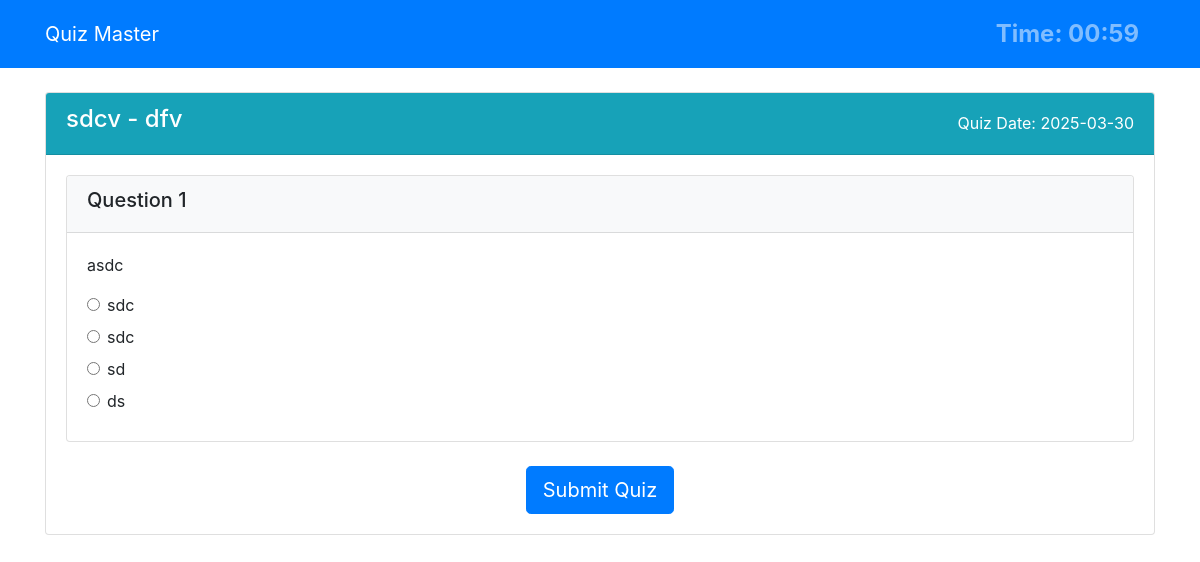
Page /user/quiz/1/take (signed in) on the committed database.
### models/db_setup.py (models this page shows)
class Subject(db.Model):
    id = db.Column(db.Integer, primary_key=True)
    name = db.Column(db.String(100), nullable=False)
    description = db.Column(db.Text)
    chapters = db.relationship('Chapter', backref='subject', lazy=True, cascade="all, delete-orphan")

class Chapter(db.Model):
    id = db.Column(db.Integer, primary_key=True)
    name = db.Column(db.String(100), nullable=False)
    description = db.Column(db.Text)
    subject_id = db.Column(db.Integer, db.ForeignKey('subject.id'), nullable=False)
    quizzes = db.relationship('Quiz', backref='chapter', lazy=True, cascade="all, delete-orphan")

class Quiz(db.Model):
    id = db.Column(db.Integer, primary_key=True)
    chapter_id = db.Column(db.Integer, db.ForeignKey('chapter.id'), nullable=False)
    date_of_quiz = db.Column(db.Date, nullable=False)
    time_duration = db.Column(db.String(5), nullable=False)  # Format: HH:MM
    remarks = db.Column(db.Text)
    questions = db.relationship('Question', backref='quiz', lazy=True, cascade="all, delete-orphan")
    scores = db.relationship('Score', backref='quiz', lazy=True, cascade="all, delete-orphan")

class Question(db.Model):
    id = db.Column(db.Integer, primary_key=True)
    quiz_id = db.Column(db.Integer, db.ForeignKey('quiz.id'), nullable=False)
    question_statement = db.Column(db.Text, nullable=False)
    option1 = db.Column(db.String(200), nullable=False)
    option2 = db.Column(db.String(200), nullable=False)
    option3 = db.Column(db.String(200), nullable=False)
    option4 = db.Column(db.String(200), nullable=False)
    correct_option = db.Column(db.Integer, nullable=False)  # 1, 2, 3, or 4

### controllers/user.py (the view)
def start_quiz(quiz_id):
    if not session.get('user_id') or session.get('is_admin'):
        return redirect(url_for('login'))
    quiz = Quiz.query.get_or_404(quiz_id)
    questions = Question.query.filter_by(quiz_id=quiz_id).all()
    return render_template('user/take_quiz.html', quiz=quiz, questions=questions)

### templates/user/take_quiz.html (shortened to what this page needs)
<!DOCTYPE html>
<html lang="en">
<head>
    <link rel="stylesheet" href="https://stackpath.bootstrapcdn.com/bootstrap/4.5.2/css/bootstrap.min.css">
    <link rel="stylesheet" href="https://cdnjs.cloudflare.com/ajax/libs/font-awesome/5.15.1/css/all.min.css">
</head>
<body>
    <nav class="navbar navbar-expand-lg navbar-dark bg-primary">
        <div class="container">
            <a class="navbar-brand" href="#">Quiz Master</a>
            <div class="collapse navbar-collapse" id="navbarNav">
                <ul class="navbar-nav ml-auto">
                    <div class="navbar-text mr-3 quiz-timer" id="timer">Time: <span id="time-remaining">--:--</span></div>
                </ul>
            </div>
        </div>
    </nav>
    <div class="container mt-4">
        <div class="card mb-4">
            <div class="card-header bg-info text-white d-flex justify-content-between align-items-center">
                <h4>{{ quiz.chapter.subject.name }} - {{ quiz.chapter.name }}</h4>
                <span>Quiz Date: {{ quiz.date_of_quiz.strftime('%Y-%m-%d') }}</span>
            </div>
            <div class="card-body">
                <form id="quiz-form" method="POST" action="{{ url_for('submit_quiz', quiz_id=quiz.id) }}">
                    {% for question in questions %}
                        <div class="card mb-4">
                            <div class="card-header bg-light">
                                <h5>Question {{ loop.index }}</h5>
                            </div>
                            <div class="card-body">
                                <p>{{ question.question_statement }}</p>
                                <div class="form-check mb-2">
                                    <input class="form-check-input" type="radio" name="question_{{ question.id }}" id="q{{ question.id }}_option1" value="1">
                                    <label class="form-check-label" for="q{{ question.id }}_option1">
                                        {{ question.option1 }}
                                    </label>
                                </div>
                                <div class="form-check mb-2">
                                    <input class="form-check-input" type="radio" name="question_{{ question.id }}" id="q{{ question.id }}_option2" value="2">
                                    <label class="form-check-label" for="q{{ question.id }}_option2">
                                        {{ question.option2 }}
                                    </label>
                                </div>
                                <div class="form-check mb-2">
                                    <input class="form-check-input" type="radio" name="question_{{ question.id }}" id="q{{ question.id }}_option3" value="3">
                                    <label class="form-check-label" for="q{{ question.id }}_option3">
                                        {{ question.option3 }}
                                    </label>
                                </div>
                                <div class="form-check mb-2">
                                    <input class="form-check-input" type="radio" name="question_{{ question.id }}" id="q{{ question.id }}_option4" value="4">
                                    <label class="form-check-label" for="q{{ question.id }}_option4">
                                        {{ question.option4 }}
                                    </label>
                                </div>
                            </div>
                        </div>
                    {% endfor %}
                    <div class="text-center">
                        <button type="submit" class="btn btn-primary btn-lg">Submit Quiz</button>
                    </div>
                </form>
            </div>
        </div>
    </div>
</body>
</html>

### templates/user/take_quiz.html (style rules this page uses)
.quiz-timer { font-size: 1.5rem; color: #dc3545; font-weight: bold; }

### rows in the picture
Subject: chapter.subject.name "sdcv"
Chapter: chapter.name "dfv"
Quiz: date_of_quiz "2025-03-30"
Question: question_statement "asdc", option1 "sdc", option2 "sdc", option3 "sd", option4 "ds"
